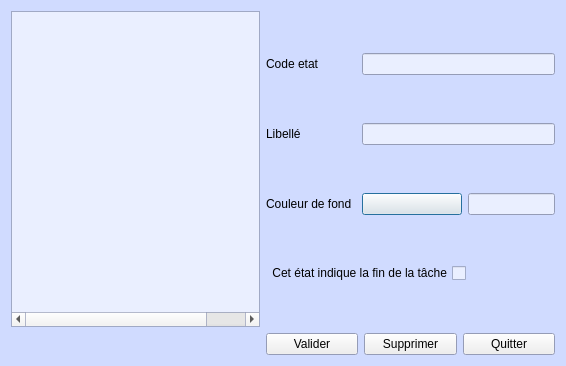
<?xml version="1.0" encoding="UTF-8"?>
<ui version="4.0">
 <class>DlgEtat</class>
 <widget class="QDialog" name="DlgEtat">
  <property name="geometry">
   <rect>
    <x>0</x>
    <y>0</y>
    <width>566</width>
    <height>366</height>
   </rect>
  </property>
  <property name="palette">
   <palette>
    <active>
     <colorrole role="Base">
      <brush brushstyle="SolidPattern">
       <color alpha="255">
        <red>234</red>
        <green>239</green>
        <blue>255</blue>
       </color>
      </brush>
     </colorrole>
     <colorrole role="Window">
      <brush brushstyle="SolidPattern">
       <color alpha="255">
        <red>208</red>
        <green>219</green>
        <blue>255</blue>
       </color>
      </brush>
     </colorrole>
    </active>
    <inactive>
     <colorrole role="Base">
      <brush brushstyle="SolidPattern">
       <color alpha="255">
        <red>234</red>
        <green>239</green>
        <blue>255</blue>
       </color>
      </brush>
     </colorrole>
     <colorrole role="Window">
      <brush brushstyle="SolidPattern">
       <color alpha="255">
        <red>208</red>
        <green>219</green>
        <blue>255</blue>
       </color>
      </brush>
     </colorrole>
    </inactive>
    <disabled>
     <colorrole role="Base">
      <brush brushstyle="SolidPattern">
       <color alpha="255">
        <red>208</red>
        <green>219</green>
        <blue>255</blue>
       </color>
      </brush>
     </colorrole>
     <colorrole role="Window">
      <brush brushstyle="SolidPattern">
       <color alpha="255">
        <red>208</red>
        <green>219</green>
        <blue>255</blue>
       </color>
      </brush>
     </colorrole>
    </disabled>
   </palette>
  </property>
  <property name="windowTitle">
   <string>Table des etat</string>
  </property>
  <property name="windowIcon">
   <iconset resource="synoptux.qrc">
    <normaloff>:/images/Etat.png</normaloff>:/images/Etat.png</iconset>
  </property>
  <layout class="QGridLayout" name="gridLayout">
   <item row="0" column="0">
    <widget class="QTreeWidget" name="treeWidget_Etat">
     <property name="font">
      <font>
       <weight>75</weight>
       <bold>true</bold>
      </font>
     </property>
     <attribute name="headerVisible">
      <bool>false</bool>
     </attribute>
     <column>
      <property name="text">
       <string notr="true">Code</string>
      </property>
      <property name="textAlignment">
       <set>AlignHCenter|AlignVCenter|AlignCenter</set>
      </property>
     </column>
     <column>
      <property name="text">
       <string>Libelle</string>
      </property>
     </column>
     <column>
      <property name="text">
       <string/>
      </property>
      <property name="textAlignment">
       <set>AlignHCenter|AlignVCenter|AlignCenter</set>
      </property>
     </column>
    </widget>
   </item>
   <item row="0" column="1" colspan="3">
    <layout class="QVBoxLayout" name="verticalLayout" stretch="0,0,0,0">
     <item>
      <layout class="QHBoxLayout" name="horizontalLayout_code">
       <item>
        <widget class="QLabel" name="label_CodeBqe">
         <property name="minimumSize">
          <size>
           <width>90</width>
           <height>0</height>
          </size>
         </property>
         <property name="text">
          <string>Code etat</string>
         </property>
        </widget>
       </item>
       <item>
        <widget class="QLineEdit" name="lineEdit_CodeEtat">
         <property name="focusPolicy">
          <enum>Qt::StrongFocus</enum>
         </property>
         <property name="maxLength">
          <number>20</number>
         </property>
        </widget>
       </item>
      </layout>
     </item>
     <item>
      <layout class="QHBoxLayout" name="horizontalLayout_2">
       <item>
        <widget class="QLabel" name="label_NomBqe">
         <property name="minimumSize">
          <size>
           <width>90</width>
           <height>0</height>
          </size>
         </property>
         <property name="text">
          <string>Libellé</string>
         </property>
        </widget>
       </item>
       <item>
        <widget class="QLineEdit" name="lineEdit_NomEtat">
         <property name="maxLength">
          <number>30</number>
         </property>
        </widget>
       </item>
      </layout>
     </item>
     <item>
      <layout class="QHBoxLayout" name="horizontalLayout_4">
       <item>
        <widget class="QLabel" name="label_coul_b">
         <property name="minimumSize">
          <size>
           <width>90</width>
           <height>0</height>
          </size>
         </property>
         <property name="text">
          <string>Couleur de fond</string>
         </property>
        </widget>
       </item>
       <item>
        <widget class="QPushButton" name="pushButton_CouleurFond">
         <property name="minimumSize">
          <size>
           <width>100</width>
           <height>0</height>
          </size>
         </property>
         <property name="text">
          <string/>
         </property>
        </widget>
       </item>
       <item>
        <widget class="QLineEdit" name="lineEdit_CouleurFondCode"/>
       </item>
      </layout>
     </item>
     <item>
      <layout class="QHBoxLayout" name="horizontalLayout">
       <item>
        <widget class="QCheckBox" name="checkBox_Tache_Terminee">
         <property name="layoutDirection">
          <enum>Qt::RightToLeft</enum>
         </property>
         <property name="text">
          <string>Cet état indique la fin de la tâche</string>
         </property>
        </widget>
       </item>
       <item>
        <spacer name="horizontalSpacer">
         <property name="orientation">
          <enum>Qt::Horizontal</enum>
         </property>
         <property name="sizeHint" stdset="0">
          <size>
           <width>40</width>
           <height>20</height>
          </size>
         </property>
        </spacer>
       </item>
      </layout>
     </item>
    </layout>
   </item>
   <item row="1" column="0">
    <widget class="QLabel" name="label_ImageEuros">
     <property name="text">
      <string/>
     </property>
     <property name="pixmap">
      <pixmap>images/Euros.png</pixmap>
     </property>
    </widget>
   </item>
   <item row="1" column="1" rowspan="2">
    <widget class="QPushButton" name="pushButton_ValidEtat">
     <property name="text">
      <string>Valider</string>
     </property>
    </widget>
   </item>
   <item row="1" column="2" rowspan="2">
    <widget class="QPushButton" name="pushButton_annuler">
     <property name="text">
      <string>Supprimer</string>
     </property>
    </widget>
   </item>
   <item row="1" column="3" rowspan="2">
    <widget class="QPushButton" name="pushButton_QuitterEtat">
     <property name="text">
      <string>Quitter</string>
     </property>
    </widget>
   </item>
  </layout>
 </widget>
 <tabstops>
  <tabstop>lineEdit_CodeEtat</tabstop>
  <tabstop>pushButton_ValidEtat</tabstop>
  <tabstop>pushButton_annuler</tabstop>
  <tabstop>pushButton_QuitterEtat</tabstop>
 </tabstops>
 <resources>
  <include location="synoptux.qrc"/>
 </resources>
 <connections/>
</ui>
